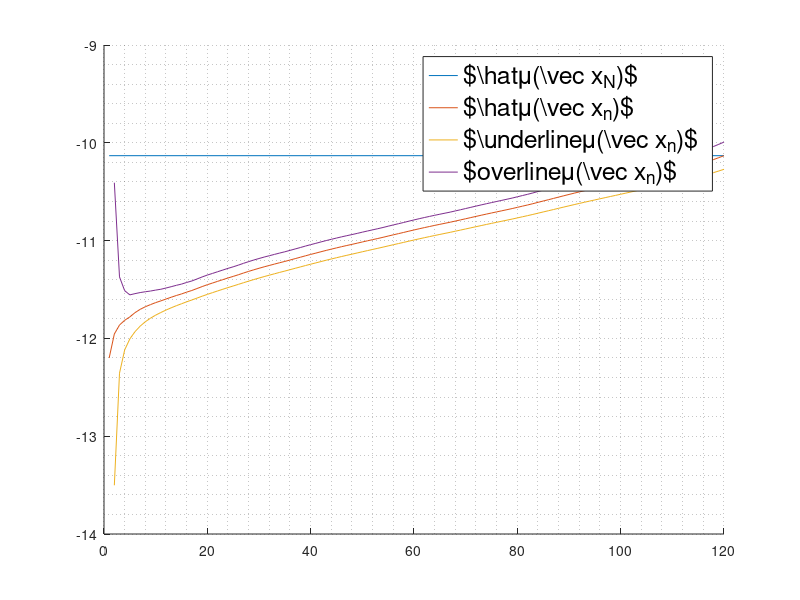
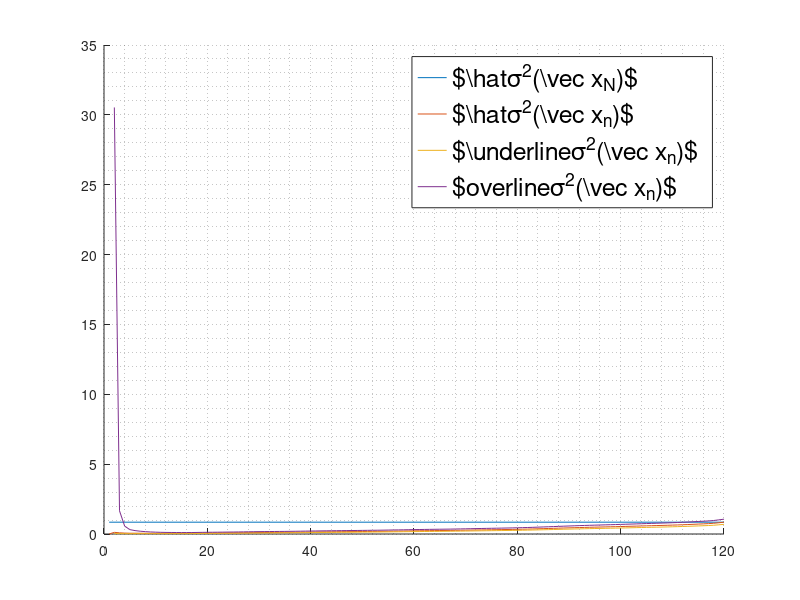

These charts were generated, in order, by the following MATLAB code:
clear all;
clc;

pkg load statistics;

X = [-10.82,-9.27,-9.65,-9.36,-9.27,-11.25,-9.89,-9.26,-11.15,-8.90,-11.02,-8.28,-9.18,-10.16,-10.59,-10.82,-9.05,-9.47,-10.98,-11.50,-8.64,-10.86,-10.76,-11.49,-11.09,-9.33,-9.32,-9.66,-8.79,-10.54,-9.12,-10.40,-8.59,-10.22,-9.06,-10.59,-10.60,-10.25,-9.35,-11.44,-9.81,-9.32,-9.95,-9.33,-10.64,-9.45,-10.99,-10.15,-10.39,-10.36,-10.49,-11.67,-10.00,-10.87,-11.11,-9.68,-10.77,-9.13,-8.62,-10.33,-11.36,-10.24,-9.41,-11.05,-10.15,-9.35,-11.45,-9.87,-10.41,-10.11,-10.84,-11.48,-7.77,-10.79,-9.88,-10.70,-9.07,-9.47,-10.15,-9.93,-11.52,-9.04,-10.93,-10.13,-9.56,-11.39,-9.79,-9.19,-11.09,-9.86,-10.67,-10.26,-9.07,-10.53,-11.24,-10.16,-11.33,-8.76,-8.88,-10.53,-10.12,-8.98,-9.84,-9.90,-10.13,-9.32,-9.31,-9.99,-8.55,-11.64,-11.32,-10.51,-11.71,-10.50,-10.50,-12.20,-11.68,-10.45,-7.88,-10.84];
X = sort(X);
gamma = 0.9;

function [muhat, muci] = normfit_mu(X, alpha)
    muhat = mean(X);
    s = std(X);
    gamma = 1 - alpha;
    n = length(X);
    mu_bottom = muhat + s * tinv((1 - gamma) / 2, n - 1) / sqrt(n);
    mu_top = muhat + s * tinv((1 + gamma) / 2, n - 1) / sqrt(n);
    muci = [mu_bottom, mu_top];
endfunction

function [s2hat, s2ci] = normfit_s2(X, alpha)
    s2hat = var(X);
    gamma = 1 - alpha;
    n = length(X);
    s2_top = (n - 1) * s2hat / chi2inv((1 - gamma) / 2, n - 1);
    s2_bottom = (n - 1) * s2hat / chi2inv((1 + gamma) / 2, n - 1);
    s2ci = [s2_bottom, s2_top];
endfunction

function process_parameter(X, gamma, est, fit, line_legend, est_legend, top_legend, bottom_legend)
    N = length(X);
    figure;
    hold on;
    grid minor;
    plot([1, N], [est, est]);
    ests = [];
    cis_bottom = [];
    cis_top = [];
    from = 1;
    for n = from :N
        [est, cis] = fit(X(1:n), 1 - gamma);
        ests = [ests, est];
        cis_bottom = [cis_bottom, cis(1)];
        cis_top = [cis_top, cis(2)];
    endfor
    plot(from:N, ests);
    plot(from:N, cis_bottom);
    plot(from:N, cis_top);
    l = legend(line_legend, est_legend, top_legend, bottom_legend);
    set(l, 'interpreter', 'tex', 'fontsize', 18);

    %print -depslatexstandalone thyme

    hold off;
endfunction

function process_mu (X, gamma, muhat)
    process_parameter(X, gamma, muhat, @normfit_mu, '$\hat\mu(\vec x_N)$', '$\hat\mu(\vec x_n)$', '$\underline\mu(\vec x_n)$', '$\overline\mu(\vec x_n)$');
    %process_parameter(X, gamma, muhat, @normfit_mu, '$\mu(N)$', '$\\mu(n)$', '$\mu_low(n)$', '$\mu_high(n)$');
endfunction

function process_s2 (X, gamma, S2)
    process_parameter(X, gamma, S2, @normfit_s2, '$\hat\sigma^2(\vec x_N)$', '$\hat\sigma^2(\vec x_n)$', '$\underline\sigma^2(\vec x_n)$', '$\overline\sigma^2(\vec x_n)$');
    %process_parameter(X, gamma, S2, @normfit_s2, '$\sigma^2(N)$', '$\sigma^2(n)$', '$\sigma^2_low(n)$', '$\sigma^2_high(n)$');
endfunction

% 1-2
[muhat, muci] = normfit_mu(X, 1 - gamma);
fprintf("Выборочное среднее: %f\n", muhat);
fprintf("Доверительный интервал уровня %.2f для мат. ожидания: [%f ; %f]\n", gamma, muci(1), muci(2));

[s2hat, s2ci] = normfit_s2(X, 1 - gamma);
fprintf("Исправленная выборочная дисперсия: %f\n", s2hat);
fprintf("Доверительный интервал уровня %.2f для дисперсии: [%f ; %f]\n", gamma, s2ci(1), s2ci(2));

% 3
process_mu (X, gamma, muhat);
process_s2 (X, gamma, s2hat);
